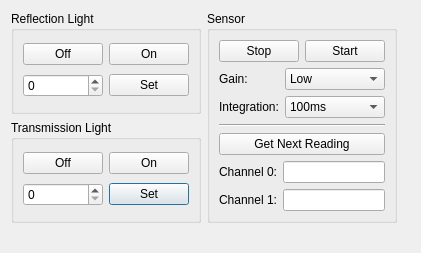
<?xml version="1.0" encoding="UTF-8"?>
<ui version="4.0">
 <class>RemoteControlDialog</class>
 <widget class="QDialog" name="RemoteControlDialog">
  <property name="geometry">
   <rect>
    <x>0</x>
    <y>0</y>
    <width>421</width>
    <height>253</height>
   </rect>
  </property>
  <property name="windowTitle">
   <string>Remote Control</string>
  </property>
  <layout class="QGridLayout" name="gridLayout_3">
   <item row="0" column="2">
    <spacer name="horizontalSpacer">
     <property name="orientation">
      <enum>Qt::Horizontal</enum>
     </property>
     <property name="sizeHint" stdset="0">
      <size>
       <width>40</width>
       <height>20</height>
      </size>
     </property>
    </spacer>
   </item>
   <item row="1" column="0">
    <widget class="QGroupBox" name="tranGroupBox">
     <property name="title">
      <string>Transmission Light</string>
     </property>
     <layout class="QGridLayout" name="gridLayout_2">
      <item row="1" column="0">
       <widget class="QSpinBox" name="tranSpinBox">
        <property name="maximum">
         <number>128</number>
        </property>
       </widget>
      </item>
      <item row="1" column="1">
       <widget class="QPushButton" name="tranSetPushButton">
        <property name="text">
         <string>Set</string>
        </property>
       </widget>
      </item>
      <item row="0" column="0">
       <widget class="QPushButton" name="tranOffPushButton">
        <property name="text">
         <string>Off</string>
        </property>
       </widget>
      </item>
      <item row="0" column="1">
       <widget class="QPushButton" name="tranOnPushButton">
        <property name="text">
         <string>On</string>
        </property>
       </widget>
      </item>
     </layout>
    </widget>
   </item>
   <item row="0" column="0">
    <widget class="QGroupBox" name="reflGroupBox">
     <property name="title">
      <string>Reflection Light</string>
     </property>
     <layout class="QGridLayout" name="gridLayout">
      <item row="1" column="0">
       <widget class="QSpinBox" name="reflSpinBox">
        <property name="maximum">
         <number>128</number>
        </property>
       </widget>
      </item>
      <item row="1" column="1">
       <widget class="QPushButton" name="reflSetPushButton">
        <property name="text">
         <string>Set</string>
        </property>
       </widget>
      </item>
      <item row="0" column="0">
       <widget class="QPushButton" name="reflOffPushButton">
        <property name="text">
         <string>Off</string>
        </property>
       </widget>
      </item>
      <item row="0" column="1">
       <widget class="QPushButton" name="reflOnPushButton">
        <property name="text">
         <string>On</string>
        </property>
       </widget>
      </item>
     </layout>
    </widget>
   </item>
   <item row="0" column="1" rowspan="2">
    <widget class="QGroupBox" name="sensorGroupBox">
     <property name="title">
      <string>Sensor</string>
     </property>
     <layout class="QVBoxLayout" name="verticalLayout">
      <item>
       <layout class="QHBoxLayout" name="horizontalLayout">
        <item>
         <widget class="QPushButton" name="sensorStopPushButton">
          <property name="text">
           <string>Stop</string>
          </property>
         </widget>
        </item>
        <item>
         <widget class="QPushButton" name="sensorStartPushButton">
          <property name="text">
           <string>Start</string>
          </property>
         </widget>
        </item>
       </layout>
      </item>
      <item>
       <layout class="QFormLayout" name="formLayout">
        <item row="0" column="0">
         <widget class="QLabel" name="gainLabel">
          <property name="text">
           <string>Gain:</string>
          </property>
         </widget>
        </item>
        <item row="1" column="0">
         <widget class="QLabel" name="intLabel">
          <property name="text">
           <string>Integration:</string>
          </property>
         </widget>
        </item>
        <item row="0" column="1">
         <widget class="QComboBox" name="gainComboBox">
          <item>
           <property name="text">
            <string>Low</string>
           </property>
          </item>
          <item>
           <property name="text">
            <string>Medium</string>
           </property>
          </item>
          <item>
           <property name="text">
            <string>High</string>
           </property>
          </item>
          <item>
           <property name="text">
            <string>Maximum</string>
           </property>
          </item>
         </widget>
        </item>
        <item row="1" column="1">
         <widget class="QComboBox" name="intComboBox">
          <item>
           <property name="text">
            <string>100ms</string>
           </property>
          </item>
          <item>
           <property name="text">
            <string>200ms</string>
           </property>
          </item>
          <item>
           <property name="text">
            <string>300ms</string>
           </property>
          </item>
          <item>
           <property name="text">
            <string>400ms</string>
           </property>
          </item>
          <item>
           <property name="text">
            <string>500ms</string>
           </property>
          </item>
          <item>
           <property name="text">
            <string>600ms</string>
           </property>
          </item>
         </widget>
        </item>
       </layout>
      </item>
      <item>
       <widget class="Line" name="line">
        <property name="orientation">
         <enum>Qt::Horizontal</enum>
        </property>
       </widget>
      </item>
      <item>
       <widget class="QPushButton" name="sensorReadPushButton">
        <property name="text">
         <string>Get Next Reading</string>
        </property>
       </widget>
      </item>
      <item>
       <layout class="QFormLayout" name="formLayout_2">
        <item row="0" column="0">
         <widget class="QLabel" name="ch0Label">
          <property name="text">
           <string>Channel 0:</string>
          </property>
         </widget>
        </item>
        <item row="1" column="0">
         <widget class="QLabel" name="ch1Label">
          <property name="text">
           <string>Channel 1:</string>
          </property>
         </widget>
        </item>
        <item row="0" column="1">
         <widget class="QLineEdit" name="ch0LineEdit">
          <property name="readOnly">
           <bool>true</bool>
          </property>
         </widget>
        </item>
        <item row="1" column="1">
         <widget class="QLineEdit" name="ch1LineEdit">
          <property name="readOnly">
           <bool>true</bool>
          </property>
         </widget>
        </item>
       </layout>
      </item>
     </layout>
    </widget>
   </item>
   <item row="2" column="0">
    <spacer name="verticalSpacer">
     <property name="orientation">
      <enum>Qt::Vertical</enum>
     </property>
     <property name="sizeHint" stdset="0">
      <size>
       <width>20</width>
       <height>40</height>
      </size>
     </property>
    </spacer>
   </item>
  </layout>
 </widget>
 <tabstops>
  <tabstop>reflOffPushButton</tabstop>
  <tabstop>reflOnPushButton</tabstop>
  <tabstop>reflSpinBox</tabstop>
  <tabstop>reflSetPushButton</tabstop>
  <tabstop>tranOffPushButton</tabstop>
  <tabstop>tranOnPushButton</tabstop>
  <tabstop>tranSpinBox</tabstop>
  <tabstop>tranSetPushButton</tabstop>
  <tabstop>sensorStopPushButton</tabstop>
  <tabstop>sensorStartPushButton</tabstop>
  <tabstop>gainComboBox</tabstop>
  <tabstop>intComboBox</tabstop>
  <tabstop>sensorReadPushButton</tabstop>
  <tabstop>ch0LineEdit</tabstop>
  <tabstop>ch1LineEdit</tabstop>
 </tabstops>
 <resources/>
 <connections/>
</ui>
